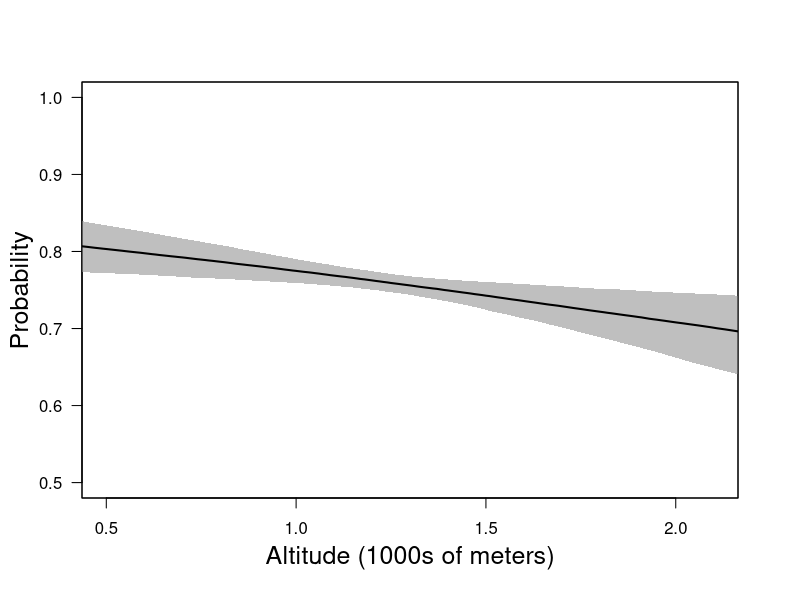
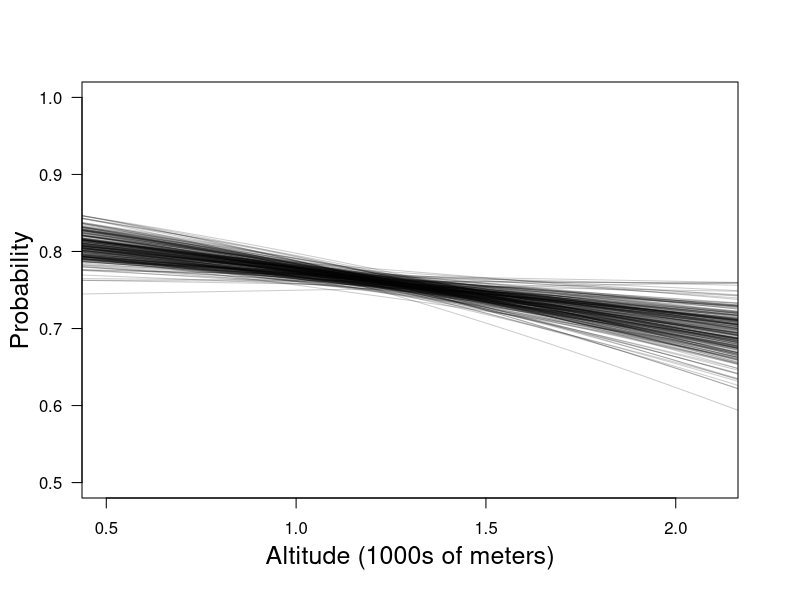

These charts were generated, in order, by the following R code:
###############
## Section 3 ##
###############

library(MASS) 

setwd("C:\\dc_book\\Replication_Files_Element")

ITN.data <- read.csv("ITN_data.csv", header=TRUE)

###############
## Table 3.1 ##
###############

ITN.logit <- glm(useditn ~  malariamessage+education+richest+poorest+pregnant+altitude, family=binomial(link="logit"), data=ITN.data, x=TRUE)
beta <- ITN.logit$coefficients
covmat.beta <- vcov(ITN.logit)
ndraws <- 1000
betadraw <- mvrnorm(ndraws, beta, covmat.beta)

baseline.x <- apply(ITN.logit$x, 2, min)
baseline.x["altitude"] <- median(ITN.data$altitude)
baseline.x["education"] <- median(ITN.data$education)
baseline.x["poorest"] <- 1

hypo.case.A0 <- baseline.x
simprob.A0 <- plogis(betadraw%*%hypo.case.A0)

hypo.case.B0 <- baseline.x
hypo.case.B0["malariamessage"] <- 1
simprob.B0 <- plogis(betadraw%*%hypo.case.B0)

simprob.diff0 <- simprob.B0 - simprob.A0

## Varying Altitude, Rural = 1

hypo.case.A1 <- hypo.case.A0
hypo.case.A1["poorest"] <- 0
hypo.case.A1["richest"] <- 1
simprob.A1 <- plogis(betadraw%*%hypo.case.A1)

hypo.case.B1 <- hypo.case.B0
hypo.case.B1["poorest"] <- 0
hypo.case.B1["richest"] <- 1
simprob.B1 <- plogis(betadraw%*%hypo.case.B1)

simprob.diff1 <- simprob.B1 - simprob.A1

## Difference in Differences

simprob.dd <- simprob.diff1 - simprob.diff0

## summarize results

results.A0 <- append(quantile(simprob.A0, probs=c(0.5, 0.025, 0.975)), sd(simprob.A0))
results.B0 <- append(quantile(simprob.B0, probs=c(0.5, 0.025, 0.975)), sd(simprob.B0))
results.diff0 <- append(quantile(simprob.diff0, probs=c(0.5, 0.025, 0.975)), sd(simprob.diff0))

results.A1 <- append(quantile(simprob.A1, probs=c(0.5, 0.025, 0.975)), sd(simprob.A1))
results.B1 <- append(quantile(simprob.B1, probs=c(0.5, 0.025, 0.975)), sd(simprob.B1))
results.diff1 <- append(quantile(simprob.diff1, probs=c(0.5, 0.025, 0.975)), sd(simprob.diff1))

results.dd <- append(quantile(simprob.dd, probs=c(0.5, 0.025, 0.975)), sd(simprob.dd))

first.differences <- rbind(results.A0, results.B0, results.diff0, results.A1, results.B1, results.diff1, results.dd)
colnames(first.differences) <- c("Median", "2.5%", "97.5%", "(se)")
rownames(first.differences) <- c("No Message:Poor", "Message:Poor", "Difference:Poor", "No Message:Rich", "Message:Rich", "Difference:Rich", "Difference:(Rich-Poor)")
print(round(first.differences, digits=3))

################
## Figure 3.1 ##
################

beta <- ITN.logit$coefficients
covmat.beta <- vcov(ITN.logit)
ndraws <- 1000
betadraw <- mvrnorm(ndraws, beta, covmat.beta)

altitude <- seq(0,2.5,0.01)

mean.x <- colMeans(ITN.logit$x)
simcoef.mean <- matrix(NA, length(altitude), 4)
simprob.all <- matrix(NA, ndraws, length(altitude))

for (i in 1:length(altitude)) {
	mean.x["altitude"] <- altitude[i]
	simprob <- plogis(betadraw%*%mean.x)
	simcoef.mean[i,] <- append(altitude[i], quantile(simprob, probs=c(0.025, 0.5, 0.975)))
	simprob.all[,i] <- simprob
}

ci.bottom <- cbind(simcoef.mean[,1], simcoef.mean[,2])
ci.top <- cbind(simcoef.mean[,1], simcoef.mean[,4])
ci.top <- ci.top[order(ci.top[,1], decreasing=TRUE),]
ci <- rbind(ci.bottom, ci.top)


pdf("fig31a.pdf")
par(mar=c(5.1, 4.1, 4.1, 3.1), mgp=c(2.5, 1, 0), cex.lab=1.5)
plot(simcoef.mean[,3]~simcoef.mean[,1], xlim=c(0.5,2.1), ylim=c(0.5,1), type="n", xlab="Altitude (1000s of meters)", ylab="Probability", xaxt="n", las=1)
axis(1, at=c(0.5, 1, 1.5, 2))
polygon(ci[,1], ci[,2], col="grey75", border=NA)
lines(simcoef.mean[,3]~simcoef.mean[,1], lwd=2, lty=1)
box(lty=1) 
dev.off()

pdf("fig31b.pdf")
par(mar=c(5.1, 4.1, 4.1, 3.1), mgp=c(2.5, 1, 0), cex.lab=1.5)
plot(simcoef.mean[,3]~simcoef.mean[,1], xlim=c(0.5,2.1), ylim=c(0.5,1), type="n", xlab="Altitude (1000s of meters)", ylab="Probability", xaxt="n", las=1)
axis(1, at=c(0.5, 1, 1.5, 2))
for (i in 1:length(altitude)){
	points(simprob.all[i,] ~ altitude, type="l", col=rgb(0,0,0,alpha=0.2), lwd=1)
}
dev.off()


###############
## Table 3.2 ##
###############

## aggregate shares 

one <- 1
Xall <- as.data.frame(na.omit(cbind(one, subset(ITN.data, select=c(malariamessage, education, richest, poorest, pregnant, altitude, sample_weight, useditn)))))
X <- subset(Xall, select=c(one, malariamessage, education, richest, poorest, pregnant, altitude))
y <- Xall$useditn
w <- 1/Xall$sample_weight

X2 <- X
X2$malariamessage <- 1

beta <- ITN.logit$coefficients
covmat.beta <- vcov(ITN.logit)


ndraws <- 1000
betadraw <- mvrnorm(ndraws, beta, covmat.beta)

aggdraw <- matrix(NA,ndraws,1)
aggdraw2 <- matrix(NA,ndraws,1)



for (j in 1:ndraws) { 
  proby1 <- plogis(betadraw[j,]%*%t(X))
  aggshare <- sum(proby1*w)/sum(w)
  aggdraw[j] <- aggshare*100
  proby1.2 <- plogis(betadraw[j,]%*%t(X2))
  aggshare2 <- sum(proby1.2*w)/sum(w)
  aggdraw2[j] <- aggshare2*100
  }

aggdraw.diff <- aggdraw2 - aggdraw

summary.aggshare <- append(quantile(aggdraw, probs=c(0.5, 0.025, 0.975)), sd(aggdraw))   
summary.aggshare2 <- append(quantile(aggdraw2, probs=c(0.5, 0.025, 0.975)), sd(aggdraw2))  
summary.aggshare.diff <- append(quantile(aggdraw.diff, probs=c(0.5, 0.025, 0.975)), sd(aggdraw.diff))  


aggregate.prediction <- rbind(summary.aggshare, summary.aggshare2, summary.aggshare.diff)
colnames(aggregate.prediction) <- c("Median", "2.5%", "97.5%", "(se)")
rownames(aggregate.prediction) <- c("Current Message", "Complete Message", "Difference")
print(round(aggregate.prediction, digits=3))

###############
## Table 3.3 ##
###############

beta <- ITN.logit$coefficients
covmat.beta <- vcov(ITN.logit)
ndraws <- 1000
betadraw <- mvrnorm(ndraws, beta, covmat.beta)

w <- ITN.data$sample_weight  

# AME

predprobs <- plogis(betadraw %*% t(ITN.logit$x))

marginal.ame.matrix <- predprobs * (1 - predprobs) * betadraw[,"altitude"]

marginal.ame <- apply(marginal.ame.matrix, 1, function(x) {sum(x * w)/sum(w)})

elasticity.ame.matrix <- marginal.ame.matrix * t(ITN.logit$x[,"altitude"] / t(predprobs))

elasticity.ame <- apply(elasticity.ame.matrix, 1, function(x) {sum(x * w)/sum(w)})

# MEM

mean.x <- colMeans(ITN.logit$x)
beta <- ITN.logit$coefficients
covmat.beta <- vcov(ITN.logit)

ndraws <- 1000

betadraw <- mvrnorm(ndraws, beta, covmat.beta)

predprob <- plogis(betadraw%*%mean.x)

marginal.mem <- predprob * (1 - predprob) * betadraw[,"altitude"]

elasticity.mem <- marginal.mem * (mean.x["altitude"] / predprob)

## combine results

summary.marginal.ame <- append(quantile(marginal.ame, probs=c(0.5, 0.025, 0.975)), sd(marginal.ame))
summary.marginal.mem <- append(quantile(marginal.mem, probs=c(0.5, 0.025, 0.975)), sd(marginal.mem))
summary.elasticity.ame <- append(quantile(elasticity.ame, probs=c(0.5, 0.025, 0.975)), sd(elasticity.ame))
summary.elasticity.mem <- append(quantile(elasticity.mem, probs=c(0.5, 0.025, 0.975)), sd(elasticity.mem))

marginal.effects.elasticities <- rbind(summary.marginal.ame, summary.marginal.mem, summary.elasticity.ame, summary.elasticity.mem)
colnames(marginal.effects.elasticities) <- c("Median", "2.5%", "97.5%", "(se)")
rownames(marginal.effects.elasticities) <- c("Marginal Effect (AME)", "Marginal Effect (MEM)", "Elasticity (AME)", "Elasticity (MEM)")
print(round(marginal.effects.elasticities, digits=3))


## additional example: MEM by brute force --- note this is actually a first difference

mean.x2 <- mean.x
mean.x2["altitude"] <- mean.x2["altitude"] + 0.0001
probs1 <- plogis(betadraw %*% mean.x)
probs2 <- plogis(betadraw %*% mean.x2)
probs.diff <- (probs2 - probs1) * 10000   # for a 1-unit change
quantile(probs.diff, probs=c(0.5, 0.025, 0.975))


## Elasticity at the mean by brute force
elast.mem <- probs.diff * (mean.x2["altitude"] / probs1)
quantile(elast.mem, probs=c(0.5, 0.025, 0.975))

## coefficient ratios

malariamessage.altitude.ratio <- betadraw[,"malariamessage"]/betadraw[,"altitude"]
ratio.results <- quantile(malariamessage.altitude.ratio, probs=c(0.5, 0.025, 0.975))
print(ratio.results)


###############
## Table 3.4 ##
###############

N <- length(ITN.logit$fitted.values)

beta <- ITN.logit$coefficients
covmat.beta <- vcov(ITN.logit)
ndraws <- 1000

# calculating confidence intervals and standard error via simulation

betadraw <- mvrnorm(ndraws, beta, covmat.beta)
exp.betadraw <- exp(betadraw)
quantiles <- apply(exp.betadraw, 2, function(x) {quantile(x, probs=c(0.5, 0.025, 0.975))})
sds <- apply(exp.betadraw, 2, sd)
odds.ratios <- cbind(t(quantiles), sds)
colnames(odds.ratios) <- c("Median", "2.5%", "97.5%", "(se)")
rownames(odds.ratios) <- names(beta) 
print(round(odds.ratios, digits=3))
print(N)

# alternative calculation exponentiating endpoints of coefficient CI and using delta method for standard errors

beta.OR <- exp(ITN.logit$coefficients)
se.OR <- exp(ITN.logit$coefficients) * sqrt(diag(vcov(ITN.logit)))
CI.OR <- exp(confint.default(ITN.logit, level=0.95))

ITN.logit.results.OR <- cbind(beta.OR, CI.OR, se.OR)
N <- length(ITN.logit$fitted.values)
colnames(ITN.logit.results.OR) <- c("Coeff", "2.5%", "97.5%", "(se)")
print((round(ITN.logit.results.OR, digits=3)))

